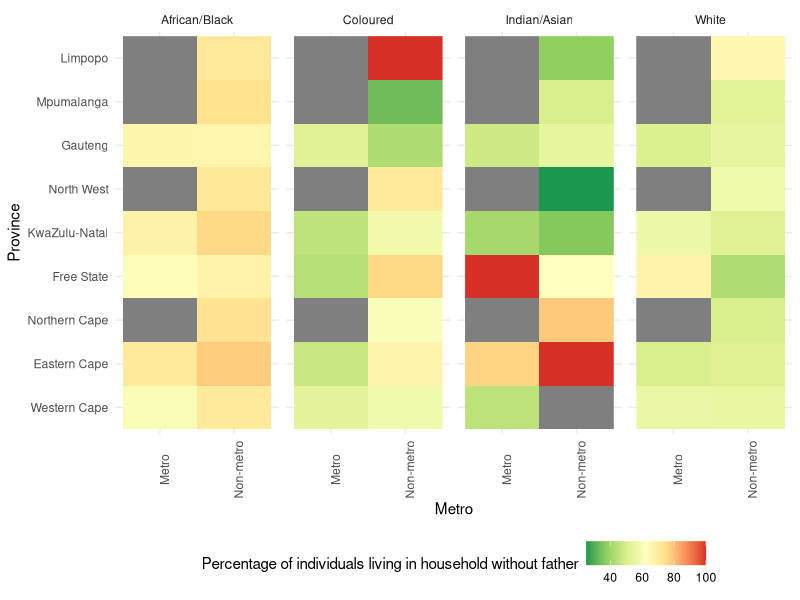
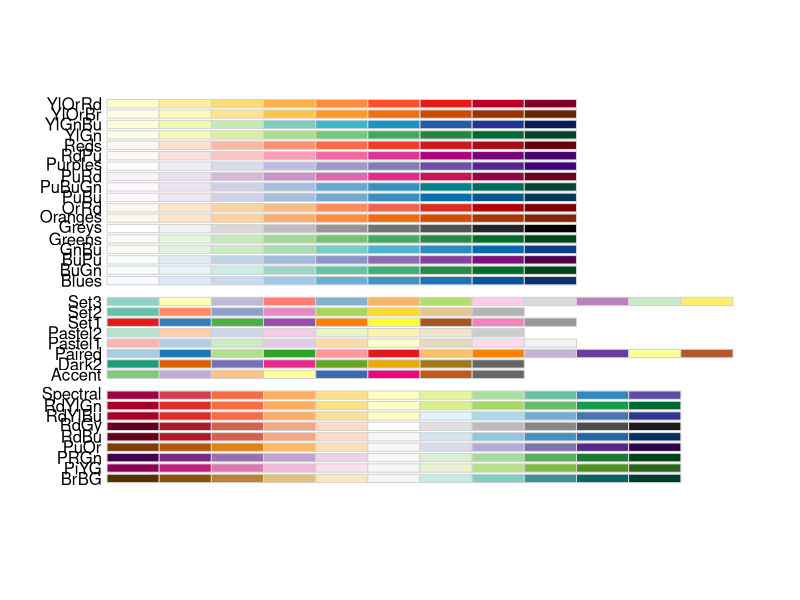

Generate these figures, in order, with R:
## ---- chunk 1
knitr::opts_chunk$set(echo = TRUE)
## ---- chunk 2

# Load the required packages

  library(tidyverse)
  library(readxl)

## ---- chunk 3

# Read in the Excel sheet

  df <- read_excel(
    path = '1734529269766.xls',
    skip = 2
    )

## ---- chunk 4

# Have a look at the data

  glimpse(df)

## ---- chunk 5

# Fill the empty values where data are repeated

  df <- df %>%
  
    fill(everything(), .direction = "down")

## ---- chunk 6

# Have a look at the data

  glimpse(df)

## ---- chunk 7

# Have a look at the structure of the data

  summary(df)

## ---- chunk 8

# Change the column names

df <- df %>%
  
  rename(province = Province,
         popn_group = `Population group of household head`,
         dwelling_type = `Type of main dwelling`,
         count = ...4)

## ---- chunk 9

# Change the column types

  df <- df %>%
  
    mutate(
      province = as_factor(province),
      popn_group = as_factor(popn_group),
      dwelling_type = as_factor(dwelling_type)
      )

## ---- chunk 10

# Remove rows where province is N=

  df <- df %>%
  
    filter(province != "N=")

## ---- chunk 11

# Change dwelling type to capital case

  df <- df %>%
  
    mutate(dwelling_type = str_to_sentence(dwelling_type))

## ---- chunk 12

# Get the data into long format (already in long format)

## ---- chunk 13

# How many households surveyed in each province?

  df %>%
  
    group_by(province) %>%
  
    summarise(total_households = sum(count)) %>%
  
    arrange(-total_households) %>%
  
    mutate(total_households_pct = round((total_households / sum(total_households)) * 100, 1))

## ---- chunk 14

# How many households total in the survey

  df %>%
  
    summarise(total_households = sum(count))

## ---- chunk 15

# How is the survey broken up by the population group of the head of the household?

  df %>%
  
    group_by(popn_group) %>%
  
    summarise(total_households = sum(count)) %>%
  
    mutate(total_households_pct = round(total_households / sum(total_households) * 100, 2)) %>%
  
    arrange(-total_households)

## ---- chunk 16

# How many households were surveyed of each household type?

  df %>%
  
    group_by(dwelling_type) %>%
  
    summarise(total_households = sum(count)) %>%
  
    mutate(total_households_pct = round(total_households / sum(total_households) * 100, 2)) %>%
  
    arrange(-total_households)

## ---- chunk 17

# Read in the Excel file from the Nesstar site

  df <- read_excel(
    path = "1734614813714.xls",
    skip = 2
  )

## ---- chunk 18
  
  # Rename the columns
  
  df <- df %>%
  
    rename(
      province = 'Province',
      metro = 'Metro',
      father = 'Father part of the household',
      popn_group = 'Population group',
      count = ...5
    ) %>%
    
    # Fill the NA values
    
    fill(everything(), .direction = "down") %>%
  
    # Remove the last row
  
    filter(province != "N=")

## ---- chunk 19

# Total number of surveys

  df %>%
  
    summarise(n(), sum(count))

## ---- chunk 20

# Have a look at the data

  df <- df %>%
  
    mutate(
      province = as_factor(province),
      metro = as_factor(metro),
      father = as_factor(father),
      popn_group = as_factor(popn_group)
    )

## ---- chunk 21

# Have a look at the data

  summary(df)

## ---- chunk 22

# What proportion of people in each province and metro/non-metro live without fathers?

  df <- df %>%
  
    filter(father != "Not applicable") %>%
  
    group_by(province, metro, popn_group) %>%
  
    mutate(total_per_group = sum(count)) %>%
  
    mutate(percentage = round(count / total_per_group * 100, 1)) %>%
  
# Display as pivot table
  
    select(province, metro, popn_group, father, percentage) %>%

  # Filter where father not present

    filter(father == "No") %>%
  
    select(-father)

## ---- chunk 23

# Have a look at the table

  df %>%
  
    arrange(province, popn_group, metro)

## ---- chunk 24

# Plot the data 

  df %>%
  
    ggplot(aes(x = metro, y = province, fill = percentage)) +
  
      theme_minimal() +
  
      geom_raster() +
  
      facet_grid(cols = vars(popn_group)) +
  
      theme(
        axis.text.x = element_text(angle = 90),
        legend.position = "bottom"
      ) +
  
      scale_fill_distiller(name = "Percentage of individuals living in household without father", palette = "RdYlGn") +
  
      scale_x_discrete(name = "Metro") +
  
      scale_y_discrete(name = "Province")

RColorBrewer::display.brewer.all()

